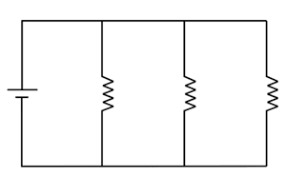
#> input picture Project/ckt1.jpg, 286 x 176 px
$ python hough.py
#> lines starting #> are read from the running program, lines starting #| are printed output that depends on the picture; after the words box and inside, x2 and y2 are one past the last pixel; in counts of white or black regions, pixels touching at a corner belong together
import cv2
import numpy as np
from sklearn.cluster import KMeans
import math
import sys

def find_intersection(line1, line2):
    rho1, theta1 = line1[0]
    rho2, theta2 = line2[0]
    A = np.array([
        [np.cos(theta1), np.sin(theta1)],
        [np.cos(theta2), np.sin(theta2)]
    ])
    b = np.array([[rho1], [rho2]])

    # Check if the lines are parallel
    if np.linalg.cond(A) < 1/sys.float_info.epsilon:
        x0, y0 = np.linalg.solve(A, b)
        x0, y0 = int(np.round(x0)), int(np.round(y0))
        return (x0, y0)
    else:
        return None  # return None if the lines are parallel


# Load the input image
image = cv2.imread('ckt1.jpg', 0)
#> image is the input picture: shape (176, 286); min 0, max 255, mean 245.1

# Apply Gaussian blur
image = cv2.GaussianBlur(image, (5, 5), 0)
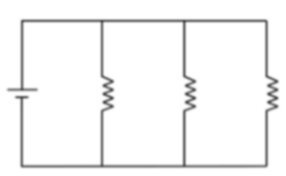
#> image: shape (176, 286); min 75, max 255, mean 245.1

# Apply Canny edge detection
edges = cv2.Canny(image, 50, 150, apertureSize=3)
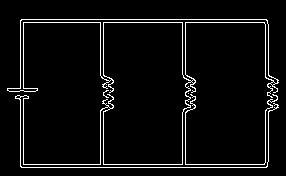
#> edges: shape (176, 286); 4.8% white in thin lines or dots, all inside (x1, y1, x2, y2) = (7, 19, 279, 168)

# Perform Hough Transform
lines = cv2.HoughLines(edges, 1, np.pi / 180, 200)
#> lines = [[19, 1.57], [167, 1.57], [22, 1.57], [164, 1.57]]

# Create a copy of the original image to draw lines and points
image_copy = image.copy()

# Draw the lines
for rho, theta in lines[:, 0]:
    a = np.cos(theta)
    b = np.sin(theta)
    x0 = a * rho
    y0 = b * rho
    x1 = int(x0 + 1000 * (-b))
    y1 = int(y0 + 1000 * (a))
    x2 = int(x0 - 1000 * (-b))
    y2 = int(y0 - 1000 * (a))
    cv2.line(image_copy, (x1, y1), (x2, y2), (0, 0, 255), 2)
#> this loop made 4 passes
#> (rho, x0, y0, y1, y2) on passes 1 to 4: (19, -8.31e-07, 19, 18, 19), (167, -7.3e-06, 167, 166, 167), (22, -9.62e-07, 22, 21, 22), (164, -7.17e-06, 164, 163, 164)
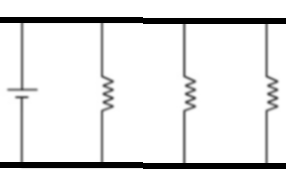
#> image_copy: shape (176, 286); 6.82% of pixels changed, all inside (x1, y1, x2, y2) = (0, 17, 286, 169)

intersection_points = []
for i, line1 in enumerate(lines):
    for line2 in lines[i+1:]:
        intersection = find_intersection(line1, line2)
        if intersection is not None:  # check if the lines intersect
            intersection_points.append(intersection)
#> this loop made 4 passes
#> line1 on passes 1 to 3: [[19, 1.57]], [[167, 1.57]], [[22, 1.57]]
#> after the loop, intersection_points = []

# Draw the intersection points
for point in intersection_points:
    cv2.circle(image_copy, point, 5, (255, 0, 0), -1)
#> this loop made 0 passes

if intersection_points:  # check if intersection_points is not empty
    kmeans = KMeans(n_clusters=min(8, len(intersection_points)), random_state=0).fit(intersection_points)
    cluster_centers = kmeans.cluster_centers_

    # Draw the node points
    for point in kmeans.cluster_centers_:
        cv2.circle(image_copy, (int(point[0]), int(point[1])), 10, (0, 255, 0), -1)
else:
    print("No intersection points found.")

# Perform KMeans clustering
# kmeans = KMeans(n_clusters=min(8, len(intersection_points)), random_state=0).fit(intersection_points)


# Display the image with lines and points
cv2.imshow('Image with Lines and Points', image_copy)
cv2.waitKey(0)
cv2.destroyAllWindows()

$ run again, with Project/ckt2.jpg copied over Project/ckt1.jpg
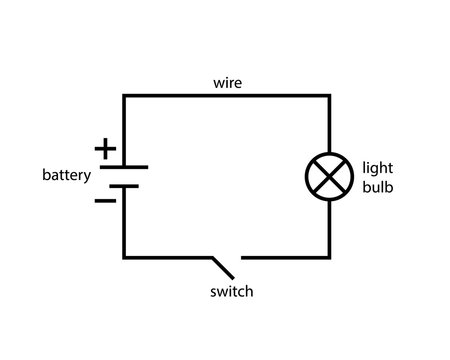
#> input picture Project/ckt2.jpg, 450 x 360 px
#> image is the input picture: shape (360, 450); min 0, max 255, mean 248
#> `edges = cv2.Canny(image, 50, 150, apertureSize=3)`:
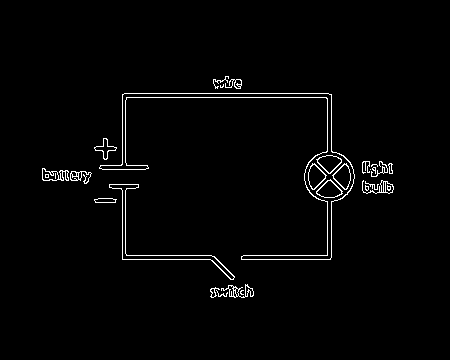
#> edges: shape (360, 450); 1.9% white in thin lines or dots, all inside (x1, y1, x2, y2) = (42, 76, 394, 298)
#> lines = [[93, 1.57], [97, 1.57]]
#> the loop `for rho, theta in lines[:, 0]:` made 2 passes
#> (rho, theta, a, b, x0, y0, x1, y1) on passes 1 to 2: (93, 1.57, -4.37e-08, 1, -4.07e-06, 93, -1000, 92), (97, 1.57, -4.37e-08, 1, -4.24e-06, 97, -1000, 96)
#> after the loop `for rho, theta in lines[:, 0]:`:
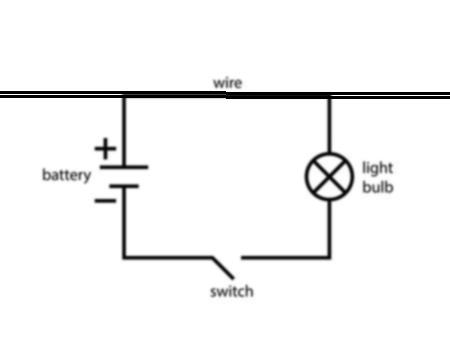
#> image_copy: shape (360, 450); min 0, max 255, mean 244.6
#> the loop `for i, line1 in enumerate(lines):` made 2 passes
#> after the loop `for i, line1 in enumerate(lines):`: intersection_points = []

$ run again, with Project/ckt3.jpg copied over Project/ckt1.jpg
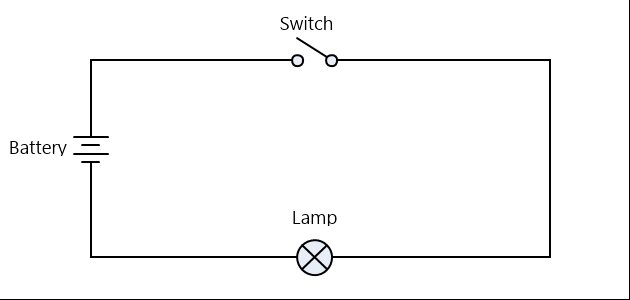
#> input picture Project/ckt3.jpg, 630 x 300 px
#> `edges = cv2.Canny(image, 50, 150, apertureSize=3)`:
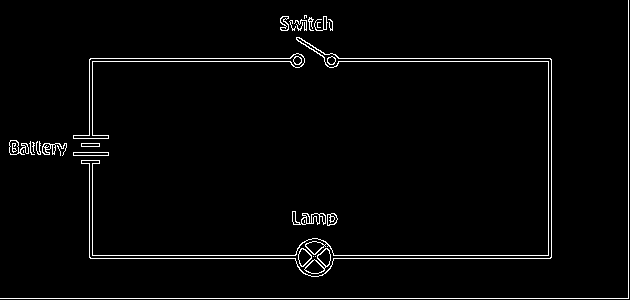
#> edges: shape (300, 630); 2.6% white in thin lines or dots
#> lines = [[298, 1.57], [258, 1.57], [255, 1.57], [58, 1.57], [61, 1.57], [628, 0]]
#> the loop `for rho, theta in lines[:, 0]:` made 6 passes
#> (rho, theta, a, b, x0, y0, x1, y1) on passes 1 to 6: (298, 1.57, -4.37e-08, 1, -1.3e-05, 298, -1000, 297), (258, 1.57, -4.37e-08, 1, -1.13e-05, 258, -1000, 257), (255, 1.57, -4.37e-08, 1, -1.11e-05, 255, -1000, 254), (58, 1.57, -4.37e-08, 1, -2.54e-06, 58, -1000, 57), (61, 1.57, -4.37e-08, 1, -2.67e-06, 61, -1000, 60), (628, 0, 1, 0, 628, 0, 628, 1000)
#> the loop `for i, line1 in enumerate(lines):` made 6 passes
#> line1 on passes 1 to 5: [[298, 1.57]], [[258, 1.57]], [[255, 1.57]], [[58, 1.57]], [[61, 1.57]]
#> after the loop `for i, line1 in enumerate(lines):`: intersection_points = [(628, 298), (628, 258), (628, 255), (628, 58), (628, 61)]
#> the loop `for point in intersection_points:` made 5 passes
#> cluster_centers = [[628, 255], [628, 61], [628, 298], [628, 58], [628, 258]]
#> the loop `for point in kmeans.cluster_centers_:` made 5 passes
#> after the loop `for point in kmeans.cluster_centers_:`:
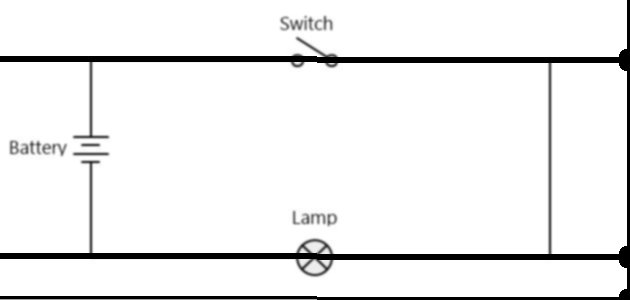
#> image_copy: shape (300, 630); min 0, max 255, mean 237.9

$ run again, with Project/ckt4.jpg copied over Project/ckt1.jpg
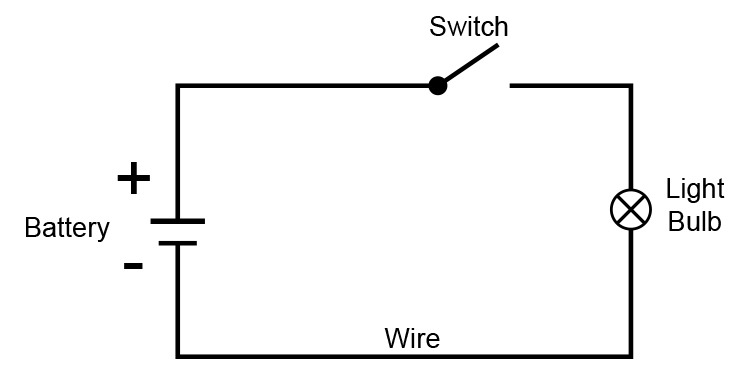
#> input picture Project/ckt4.jpg, 750 x 374 px
#> image is the input picture: shape (374, 750); min 0, max 255, mean 245.7
#> `edges = cv2.Canny(image, 50, 150, apertureSize=3)`:
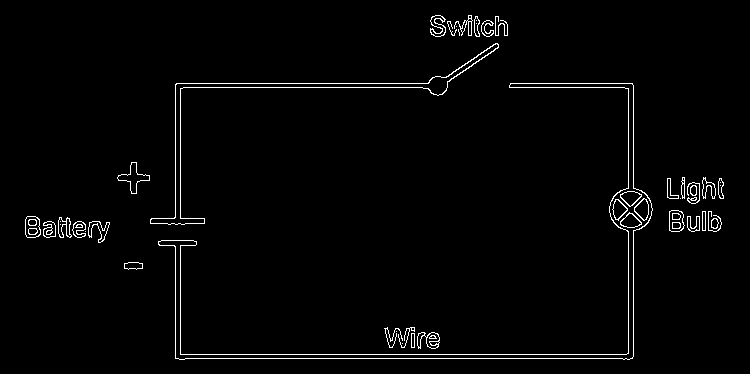
#> edges: shape (374, 750); 2% white in thin lines or dots, all inside (x1, y1, x2, y2) = (25, 15, 724, 360)
#> lines = [[354, 1.57], [358, 1.57], [83, 1.57], [87, 1.57], [175, 0], [180, 0], [633, 0], [628, 0]]
#> the loop `for rho, theta in lines[:, 0]:` made 8 passes
#> (rho, theta, a, b, x0, y0, x1, y1) on passes 1 to 8: (354, 1.57, -4.37e-08, 1, -1.55e-05, 354, -1000, 353), (358, 1.57, -4.37e-08, 1, -1.56e-05, 358, -1000, 357), (83, 1.57, -4.37e-08, 1, -3.63e-06, 83, -1000, 82), (87, 1.57, -4.37e-08, 1, -3.8e-06, 87, -1000, 86), (175, 0, 1, 0, 175, 0, 175, 1000), (180, 0, 1, 0, 180, 0, 180, 1000), (633, 0, 1, 0, 633, 0, 633, 1000), (628, 0, 1, 0, 628, 0, 628, 1000)
#> the loop `for i, line1 in enumerate(lines):` made 8 passes
#> after the loop `for i, line1 in enumerate(lines):`: intersection_points = [(175, 354), (180, 354), (633, 354), (628, 354), (175, 358), (180, 358), (633, 358), (628, 358), (175, 83), (180, 83), (633, 83), (628, 83), (175, 87), (180, 87), (633, 87), (628, 87)]
#> the loop `for point in intersection_points:` made 16 passes
#> cluster_centers = [[175, 85], [633, 85], [180, 356], [628, 356], [628, 85], [180, 85], [175, 356], [633, 356]]
#> the loop `for point in kmeans.cluster_centers_:` made 8 passes
#> after the loop `for point in kmeans.cluster_centers_:`:
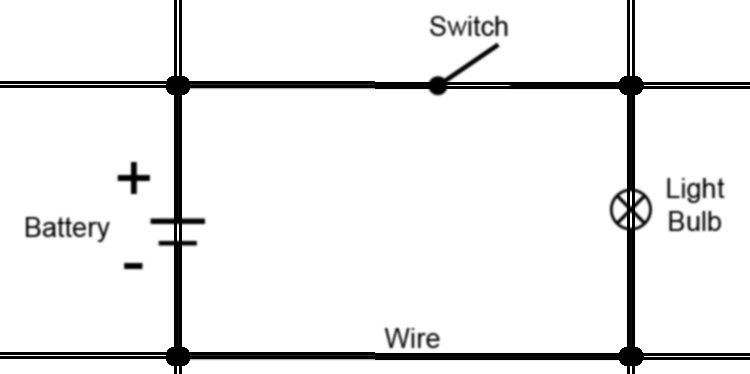
#> image_copy: shape (374, 750); min 0, max 255, mean 236.9
